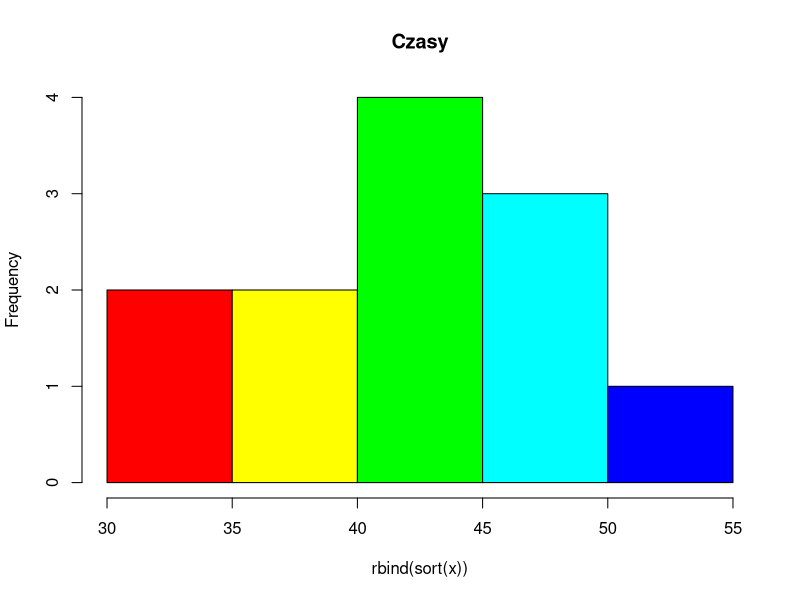

Here is the R script that generated this plot:
# # 1.

# pole <- function(a, b, c) {
#     area <- 0.5 * abs((b$x - a$x) * (c$y - a$y) - (b$y - a$y) * (c$x - a$x))
#     return(area)
# }

# A <- list(x = 0, y = 0)
# B <- list(x = 1, y = 0)
# C <- list(x = 0, y = 1)
# pole_trójkąta <- pole(A, B, C)
# print(paste("Pole trójkąta o wierzchołkach A(1, 2), B(3, 4), C(5, 6) wynosi:", pole_trójkąta))


# 4.

x <- c(43, 47, 30, 45, 51, 48, 36, 41, 34, 36, 42, 46)

hist(rbind(sort(x)),
    main = "Czasy",
    col = rainbow(6),
)
